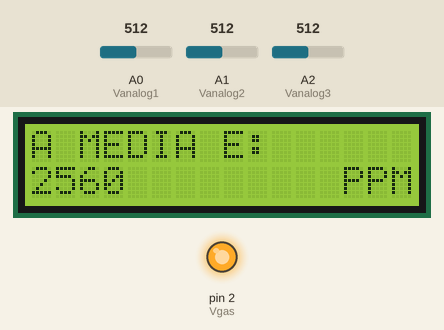
Recording of a sketch running on a simulated Arduino Uno, built with avr-gcc and run on an emulated ATmega328P. Parts: 16×2 character LCD, output pins drawn as LEDs (lit = HIGH). The test bench sets the inputs (shaded band); at power-on: A0 (Vanalog1) = 512, A1 (Vanalog2) = 512, A2 (Vanalog3) = 512. What the sketch prints to the serial monitor is not drawn.

Above: at 9.2 s.
At 15.2 s:
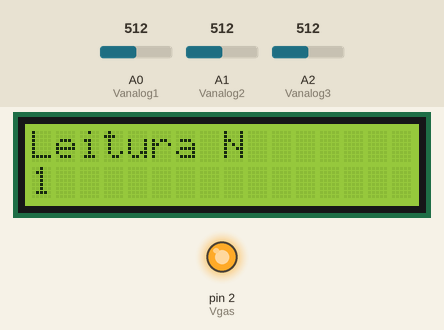
15.3 s: A0 (Vanalog1) set to 716
At 19.0 s:
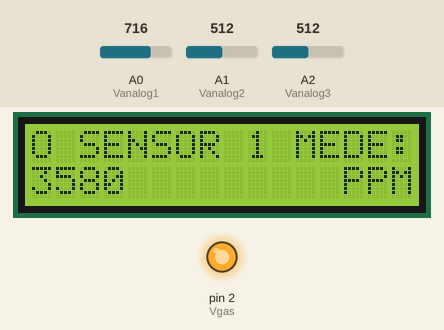
28.9 s: A1 (Vanalog2) set to 306
At 40.2 s:
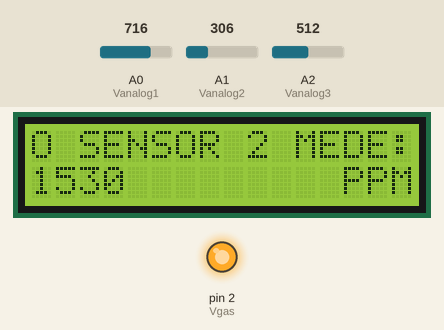
42.9 s: A0 (Vanalog1) set to 900
At 54.8 s:
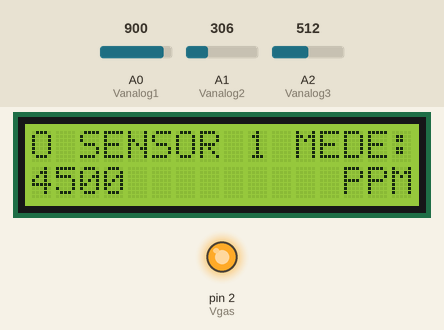
Timing chart, 0 to 56.3 s (numbered marks = the images above; inputs shaded):
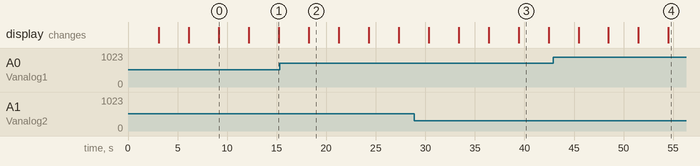

The sketch:

SENSOR_DE_GAS_CO2_COM_ACIONAMENTO_3.ino
```cpp
/* PROJETO DE AUTOMAÇÃO PARA LEITURA E ACIONAMENTO DE CO2
 * EM UMA ESTUFA FEITA DE CONTEINNER PARA PLANTAÇÃO
 * DESENVOLVIDA POR JOAQUIM FIRMINO NETO DESENVOLVEDOR DE AUTOMAÇAO
 * DO GRUPO 2G */

#include <Wire.h>
#include <LiquidCrystal_I2C.h>


 // Inicializa o display no endereco 0x27
 LiquidCrystal_I2C lcd(0x27,2,1,0,4,5,6,7,3, POSITIVE);

 #define Vanalog1 A0 // SENSOR DE GÁS NÚMERO 1 QUE ESTÁ LIGADO A PORTA A0
 #define Vanalog2 A1 // SENSOR DE GÁS NÚMERO 1 QUE ESTÁ LIGADO A PORTA A1
 #define Vanalog3 A2 // SENSOR DE GÁS NÚMERO 1 QUE ESTÁ LIGADO A PORTA A2
 #define Vgas 2 // PORTA QUE ACIONARA A VALVULA SOLENOIDE PARA LIBERAÇÃO DE CO2

 int SensorG1;
 int SensorG2;
 int SensorG3;

 int L = 1;


void setup() {

  Serial.begin(9600);
  pinMode(Vanalog1,INPUT);
  pinMode(Vanalog2,INPUT);
  pinMode(Vanalog3,INPUT);
  pinMode(Vgas,OUTPUT);
  digitalWrite(Vgas, HIGH);

  lcd.begin (16,2);

  lcd.setBacklight(HIGH);

}

void loop() {


  SensorG1 = (analogRead(Vanalog1)*(100/20));
  SensorG2 = (analogRead(Vanalog2)*(100/20));
  SensorG3 = (analogRead(Vanalog3)*(100/20));

  int CO2ppm = ((SensorG1+SensorG2+SensorG3)/3);

  if ((SensorG1 > 1400)&&(SensorG2 > 1400)&&(SensorG3 > 1400)) {

  digitalWrite(Vgas, HIGH);

  lcd.clear();
  lcd.setCursor(0,0);
  lcd.print("O SENSOR 1 MEDE:");
  Serial.println("Sensor 1");
  lcd.setCursor(0,1);
  lcd.print(SensorG1);
  lcd.setCursor(13,1);
  lcd.print("PPM");
  Serial.println(SensorG1);
  delay(3000);

  lcd.clear();
  lcd.setCursor(0,0);
  lcd.print("O SENSOR 2 MEDE:");
  Serial.println("Sensor 2");
  lcd.setCursor(0,1);
  lcd.print(SensorG2);
  lcd.setCursor(13,1);
  lcd.print("PPM");
  Serial.println(SensorG2);
  delay(3000);

  lcd.clear();
  lcd.setCursor(0,0);
  lcd.print("O SENSOR 3 MEDE:");
  Serial.println("Sensor 3");
  lcd.setCursor(0,1);
  lcd.print(SensorG3);
  lcd.setCursor(13,1);
  lcd.print("PPM");
  Serial.println(SensorG3);
  delay(3000);

  lcd.clear();
  lcd.setCursor(0,0);
  lcd.print("A MEDIA E:");
  Serial.println("A media e ");
  lcd.setCursor(0,1);
  lcd.print(CO2ppm);
  lcd.setCursor(13,1);
  lcd.print("PPM");
  Serial.println(CO2ppm);
  delay(3000);

  lcd.clear();
  lcd.setCursor(0,0);
  lcd.print("Leitura N ");
  Serial.println("Leitura Numero:");
  lcd.setCursor(0,1);
  lcd.print(L);
  Serial.println(L);
  delay(3000);

  lcd.clear();
  lcd.setCursor(0,0);
  lcd.print("A VALVULA ESTA:");
  Serial.print("A VALVULA ESTA:");
  lcd.setCursor(0,1);
  lcd.println("DESLIGADA");
  Serial.print("DELIGADA");
  delay(3000);

  }
  else if ((SensorG1 < 1400)&&(SensorG2 < 1400)&&(SensorG3 < 1400)){

  digitalWrite(Vgas, LOW);

  lcd.clear();
  lcd.setCursor(0,0);
  lcd.print("O SENSOR 1 MEDE:");
  Serial.println("Sensor 1");
  lcd.setCursor(0,1);
  lcd.print(SensorG1);
  lcd.setCursor(13,1);
  lcd.print("PPM");
  Serial.println(SensorG1);
  delay(3000);

  lcd.clear();
  lcd.setCursor(0,0);
  lcd.print("O SENSOR 2 MEDE:");
  Serial.println("Sensor 2");
  lcd.setCursor(0,1);
  lcd.print(SensorG2);
  lcd.setCursor(13,1);
  lcd.print("PPM");
  Serial.println(SensorG2);
  delay(3000);

  lcd.clear();
  lcd.setCursor(0,0);
  lcd.print("O SENSOR 3 MEDE:");
  Serial.println("Sensor 3");
  lcd.setCursor(0,1);
  lcd.print(SensorG3);
  lcd.setCursor(13,1);
  lcd.print("PPM");
  Serial.println(SensorG3);
  delay(3000);

  lcd.clear();
  lcd.setCursor(0,0);
  lcd.print("A MEDIA E:");
  Serial.println("A media e ");
  lcd.setCursor(0,1);
  lcd.print(CO2ppm);
  lcd.setCursor(13,1);
  lcd.print("PPM");
  Serial.println(CO2ppm);
  delay(3000);


  lcd.clear();
  lcd.setCursor(0,0);
  lcd.print("Leitura Numero:");
  Serial.println("Leitura Numero:");
  lcd.setCursor(0,1);
  lcd.print(L);
  Serial.println(L);
  delay(3000);

  lcd.clear();
  lcd.setCursor(0,0);
  lcd.print("A VALVULA ESTA:");
  Serial.print("A VALVULA ESTA:");
  lcd.setCursor(0,1);
  lcd.print("LIGADA");
  Serial.println("LIGADA");
  delay(3000);
  }

  if (L == 9999999999999999){
    L = 0;
  }
   else {
    L++;
   }

}
```

Measured:
- what the display in image 0 shows lasts 3.0 s, from 9.2 s to 12.2 s
